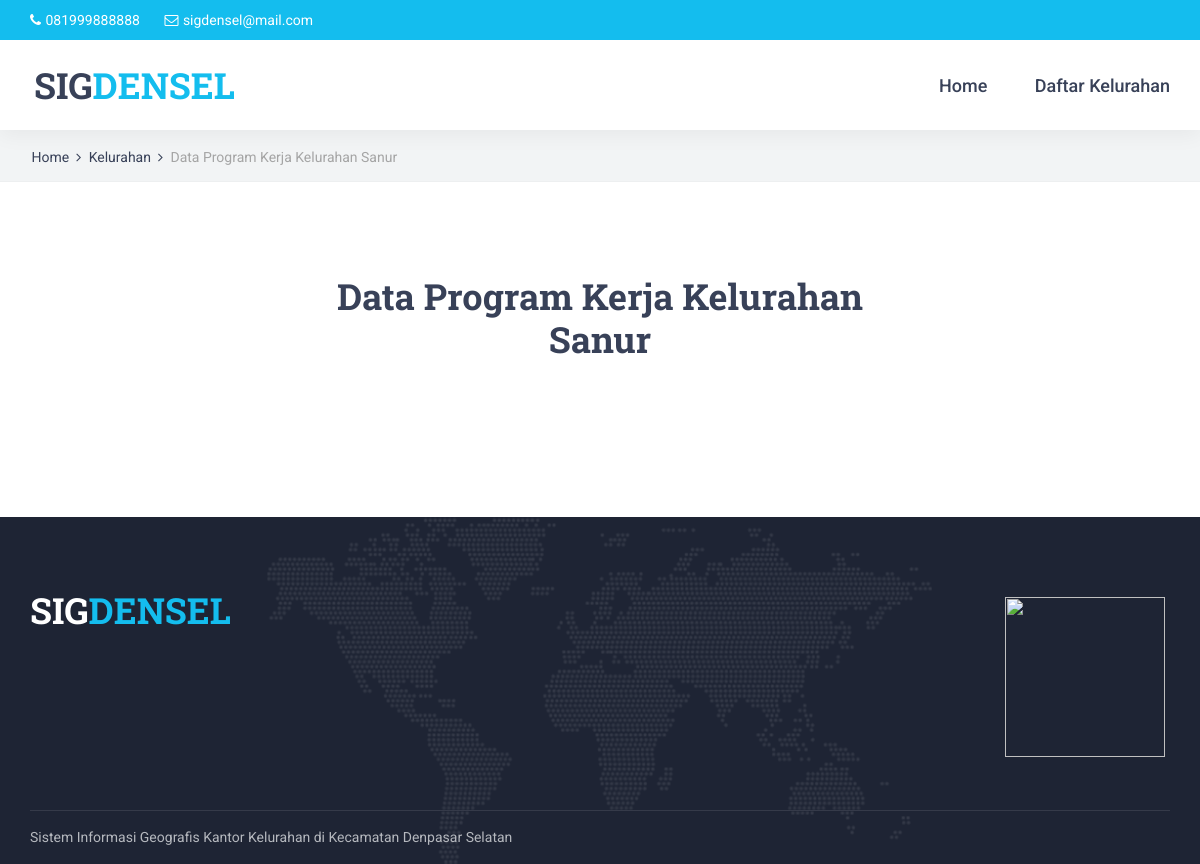
Page /program-kerja.php?id_kelurahan=5 on the earlier database version.
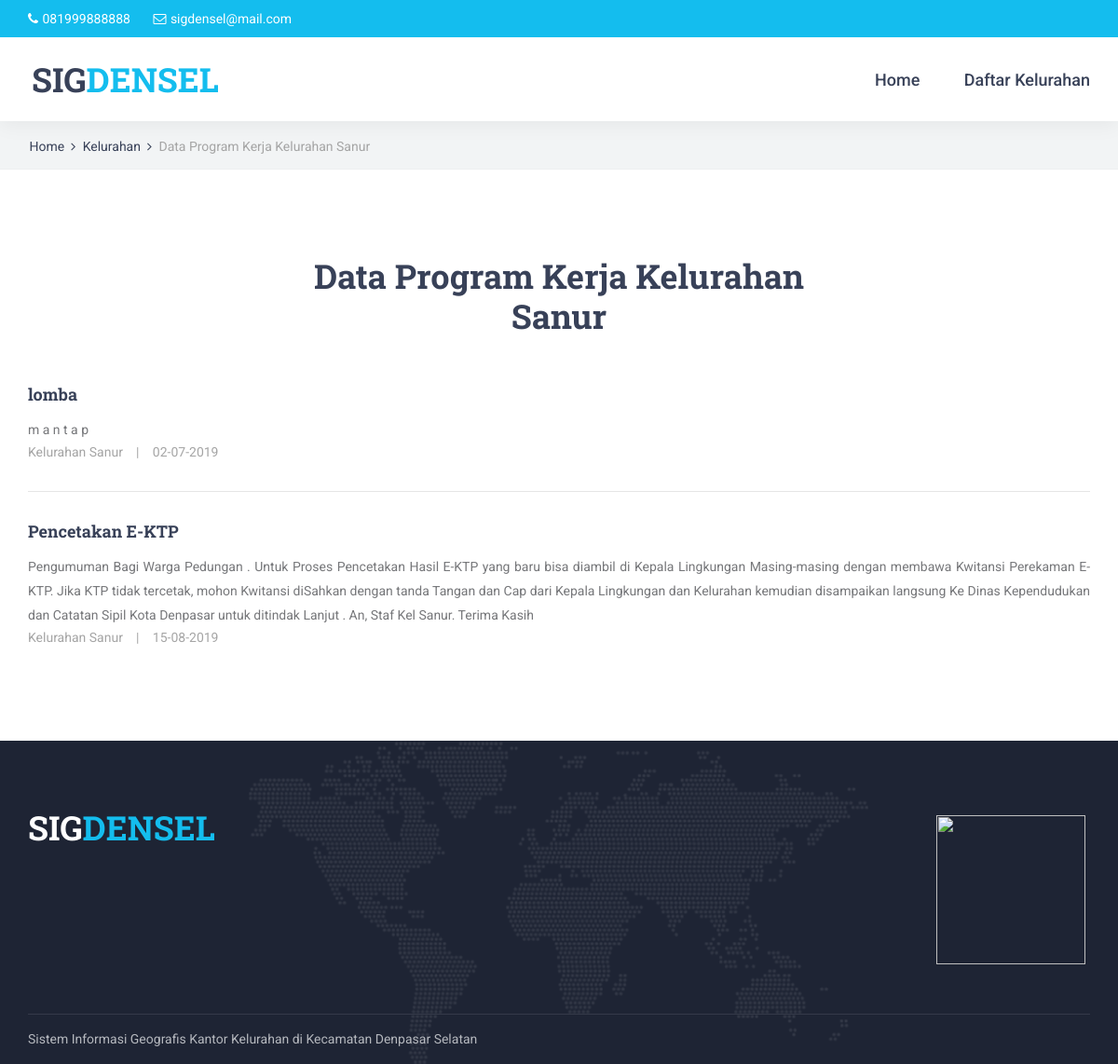
Same page on the later database version.
### tables this page shows
CREATE TABLE `program_kerja` (
  `id_program_kerja` int(11) NOT NULL,
  `id_kelurahan` int(11) NOT NULL,
  `id_operator` int(11) NOT NULL,
  `judul` varchar(199) NOT NULL,
  `tanggal` date NOT NULL,
  `keterangan` text NOT NULL,
  `status` varchar(199) NOT NULL
);

CREATE TABLE `kelurahan` (
  `id_kelurahan` int(11) NOT NULL,
  `nama_kelurahan` varchar(199) NOT NULL,
  `nama_lurah` varchar(199) NOT NULL
);

### program-kerja.php (the view, shortened to what this page needs)
<?php
	include 'operator/koneksi.php';
	$id_kelurahan = $_GET['id_kelurahan'];
	$query_kelurahan = mysqli_query($koneksi, "SELECT * FROM kelurahan WHERE id_kelurahan = '$id_kelurahan'");
	$row_kelurahan = mysqli_fetch_assoc($query_kelurahan);
?>
<!DOCTYPE html>
<html lang="en">
<head>
<?php include 'asset/top-script.php'; ?>
</head>
<body>
<div class="super_container">
	<header class="header">
    <?php include 'top-bar.php'; ?>
		<?php include 'navigation.php'; ?>
	</header>
	<div class="home">
		<div class="breadcrumbs_container">
			<div class="container">
				<div class="row">
					<div class="col">
						<div class="breadcrumbs">
							<ul>
								<li><a href="index.php">Home</a></li>
								<li><a href="daftar-kelurahan.php">Kelurahan</a></li>
								<li>Data Program Kerja <?= $row_kelurahan['nama_kelurahan'];?></li>
							</ul>
						</div>
					</div>
				</div>
			</div>
		</div>
	</div>
  <div class="news">
		<div class="container">
			<div class="row">
				<div class="col">
					<div class="section_title_container text-center">
						<h2 class="section_title">Data Program Kerja <?= $row_kelurahan['nama_kelurahan'];?></h2>
					</div>
				</div>
			</div>
			<div class="row news_row">
				<div class="col-lg-12 news_col">
					<div class="news_posts_small">
						<?php
              include 'operator/koneksi.php';
							$id_kelurahan = $_GET['id_kelurahan'];
              $query_proker = mysqli_query($koneksi,
              "SELECT * FROM program_kerja
              JOIN kelurahan ON kelurahan.id_kelurahan = program_kerja.id_kelurahan
              JOIN operator ON operator.id_operator = program_kerja.id_operator
              WHERE program_kerja.id_kelurahan='$id_kelurahan' AND program_kerja.status = 'aktif'");
              while ($row_proker = mysqli_fetch_assoc($query_proker)) {
                $query_lokasi = mysqli_query($koneksi, "SELECT * FROM lokasi WHERE id_kelurahan = '$row_proker[id_kelurahan]'");
                $row_loc = mysqli_fetch_assoc($query_lokasi);
            ?>
            <div class="news_post_small">
							<div class="news_post_small_title"><a href="<?= $row_loc['data_lokasi'];?>" target="_blank"><?= $row_proker['judul'];?></a></div>
							<div class="news_post_meta">
								<ul>
                  <p style="text-align: justify"><?= $row_proker['keterangan'];?></p>
									<li><?= $row_proker['nama_kelurahan'];?></li>
									<li><?= date('d-m-Y', strtotime($row_proker['tanggal']));?></li>
								</ul>
							</div>
						</div>
            <?php } ?>
					</div>
				</div>
			</div>
		</div>
	</div>
	<?php include 'footer.php'; ?>
</div>
</body>
</html>

Differences in the rows shown:
added program_kerja: judul "lomba", keterangan "m a n t a p", id_kelurahan.nama_kelurahan "Kelurahan Sanur", tanggal "02-07-2019"
added program_kerja: judul "Pencetakan E-KTP", keterangan "Pengumuman Bagi Warga Pedungan . Untuk Proses Pencetakan Hasil E-KTP yang baru bisa diambil di Kepala Lingkungan Masing-masing dengan membawa Kwitansi Perekaman E-KTP. Jika KTP tidak tercetak, mohon Kwitansi diSahkan dengan tanda Tangan dan Cap dari Kepala Lingkungan dan Kelurahan kemudian disampaikan langsung Ke Dinas Kependudukan dan Catatan Sipil Kota Denpasar untuk ditindak Lanjut . An, Staf Kel Sanur. Terima Kasih", id_kelurahan.nama_kelurahan "Kelurahan Sanur", tanggal "15-08-2019"
